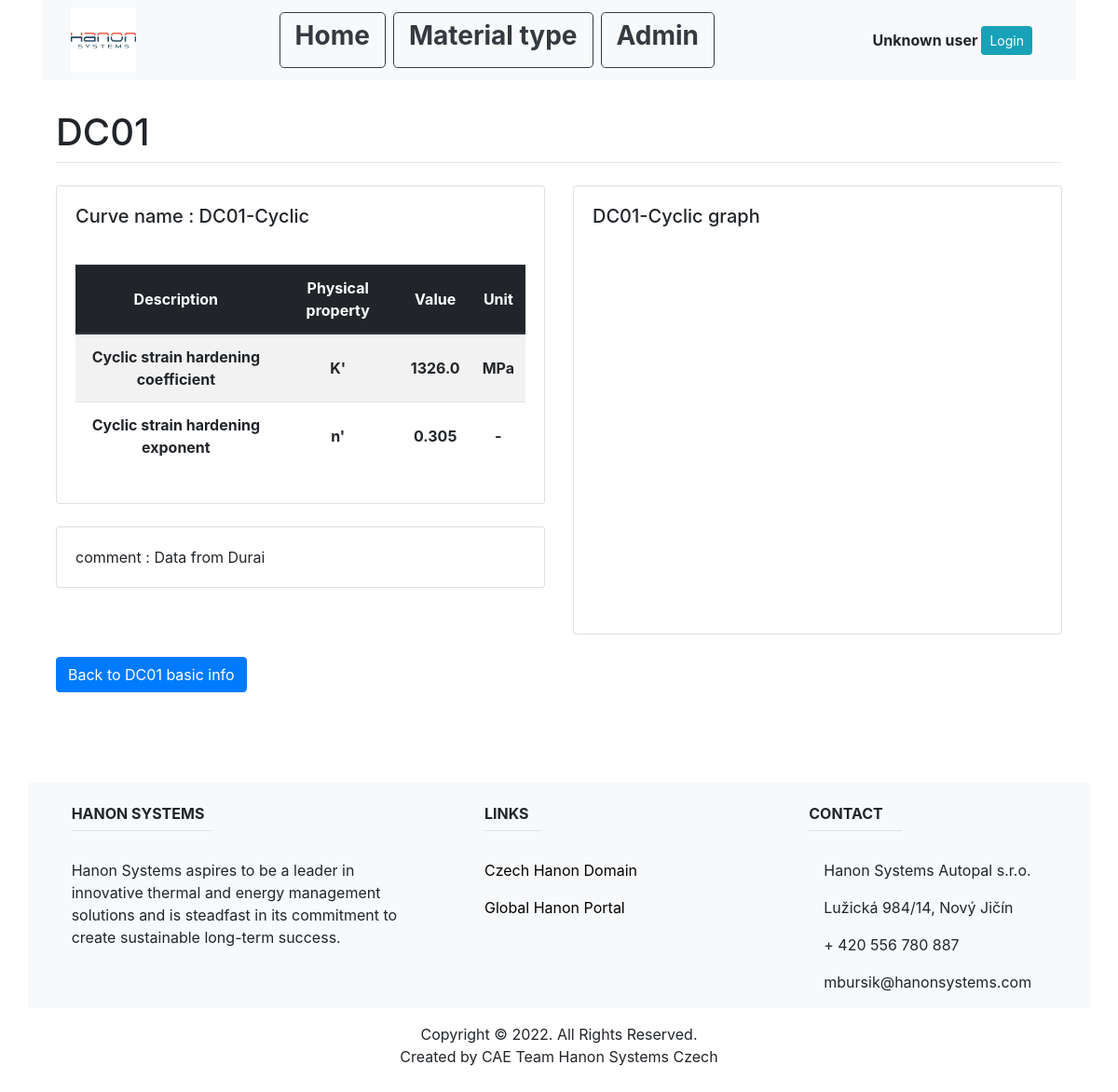
Page /material_type_list/2/3/DC01-Cyclic on the committed database.
### main/models.py (models this page shows, shortened)
class Material(models.Model):
    name = models.CharField(max_length=200, unique=True)
    E = models.FloatField()
    nu = models.FloatField()
    Rm = models.FloatField()
    Re = models.FloatField()
    Ru = models.FloatField()
    comment = models.CharField(max_length=1000)
    material_type_id = models.ForeignKey(MaterialType, on_delete=models.CASCADE)

class CyclicCurve(models.Model):
    curve_type = "Cyclic curve"
    name = models.CharField(max_length=200, unique=True)
    K = models.FloatField(max_length=200)
    n = models.FloatField(max_length=200)
    comment = models.CharField(max_length=1000)
    material_id = models.ForeignKey(Material, on_delete=models.CASCADE)

### main/views.py (the view, shortened to what this page needs)
# urls.py: path('material_type_list/<int:material_type_id>/<int:material_id>/<str:curve_name>', views.curve_info, name="curve_info"),
def curve_info(response, material_type_id, material_id, curve_name):
    material_type = MaterialType.objects.get(pk=material_type_id)
    material_info = Material.objects.get(pk=material_id)
    if CyclicCurve.objects.filter(name=curve_name).exists():
        curve_info = CyclicCurve.objects.get(name=curve_name)
        data=Graph().cyclic_curve(curve_info, Material.objects.get(pk=material_id).E)
        return render(response, "main/cyclic_curve.html", {
            "material_type": material_type,
            "curve_info": curve_info,
            "material_info": material_info,
            "data": data,
        })
    else:
        return HttpResponse("chyba")

### main/templates/main/cyclic_curve.html (shortened to what this page needs)
{% extends "main/base.html" %}
{% block content %}
<br>
<div class="container">
  <div class="row">
    <div class="col-sm">
        <h1 class="mt-2">{{material_info.name}}</h1>
            <hr class="mt-0 mb-4">
    </div>
  </div>
  <div class="row">
    <div class="col-md-6">
    <div class="card card-body">
        <div>
            <p class="mb-0"><h5>Curve name : {{curve_info.name}}</h5></p>
        </div>
        <br>
        <table class="table table-striped">
            <thead class="thead-dark">
            <tr>
                <th class="text-center align-middle" scope="col">Description</th>
                <th class="text-center align-middle" scope="col">Physical property</th>
                <th class="text-center align-middle" scope="col">Value</th>
                <th class="text-center align-middle" scope="col">Unit</th>
            </tr>
            </thead>
            <tbody>
            <tr>
                <th class="text-center align-middle" scope="row">Cyclic strain hardening coefficient</th>
                <th class="text-center align-middle" scope="row">K'</th>
                <th class="text-center align-middle" scope="row">{{curve_info.K}}</th>
                <th class="text-center align-middle" scope="row">MPa</th>
            </tr>
            <tr>
                <th class="text-center align-middle" scope="row">Cyclic strain hardening exponent</th>
                <th class="text-center align-middle" scope="row">n'</th>
                <th class="text-center align-middle" scope="row">{{curve_info.n}}</th>
                <th class="text-center align-middle" scope="row">-</th>
            </tr>
            </tbody>
        </table>
    </div>
    <br>
    <div class="col-md-14">
        <div class="card card-body">
            <p class="mb-0">comment : {{curve_info.comment}}</p>
        </div>
    </div>
    </div>
    <div class="col-md-6">
        <div class="card card-body">
        <div>
            <p class="mb-0"><h5>{{curve_info.name}} graph</h5></p>
        </div>
        <div id = "container" style = "width: 500px; height: 400px; margin: 0 auto">
        </div>
    </div>
  </div>
  </div>
</div>
<br>
<div class="container">
    <input class="btn btn-primary" type=button value="Back to {{material_info.name}} basic info" onClick="javascript:history.go(-1);">
</div>
{% endblock %}

### rows in the picture
Material: name "DC01", name "Back to DC01 basic info"
CyclicCurve: name "DC01-Cyclic", K "1326.0", n "0.305", comment "Data from Durai"
